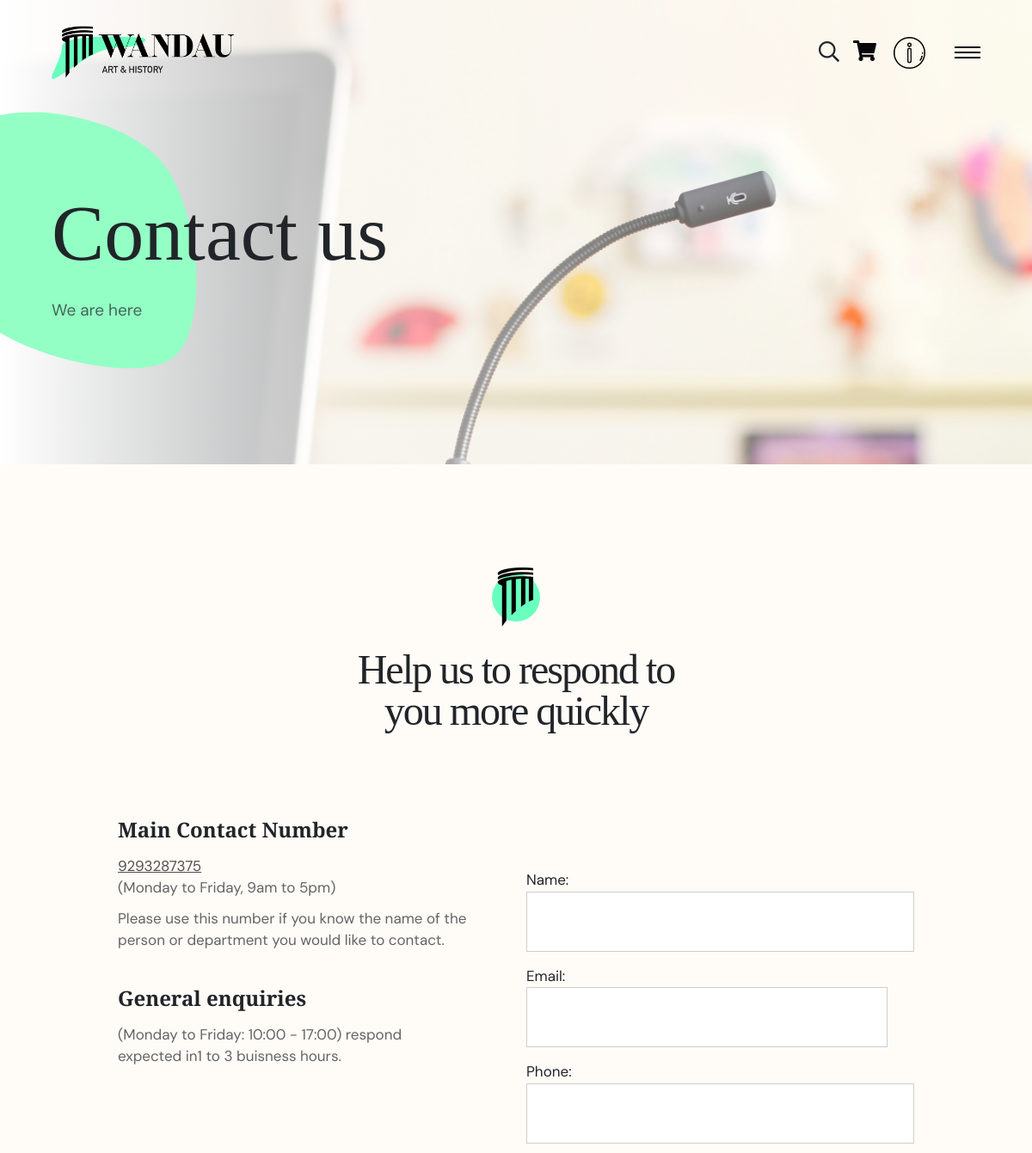
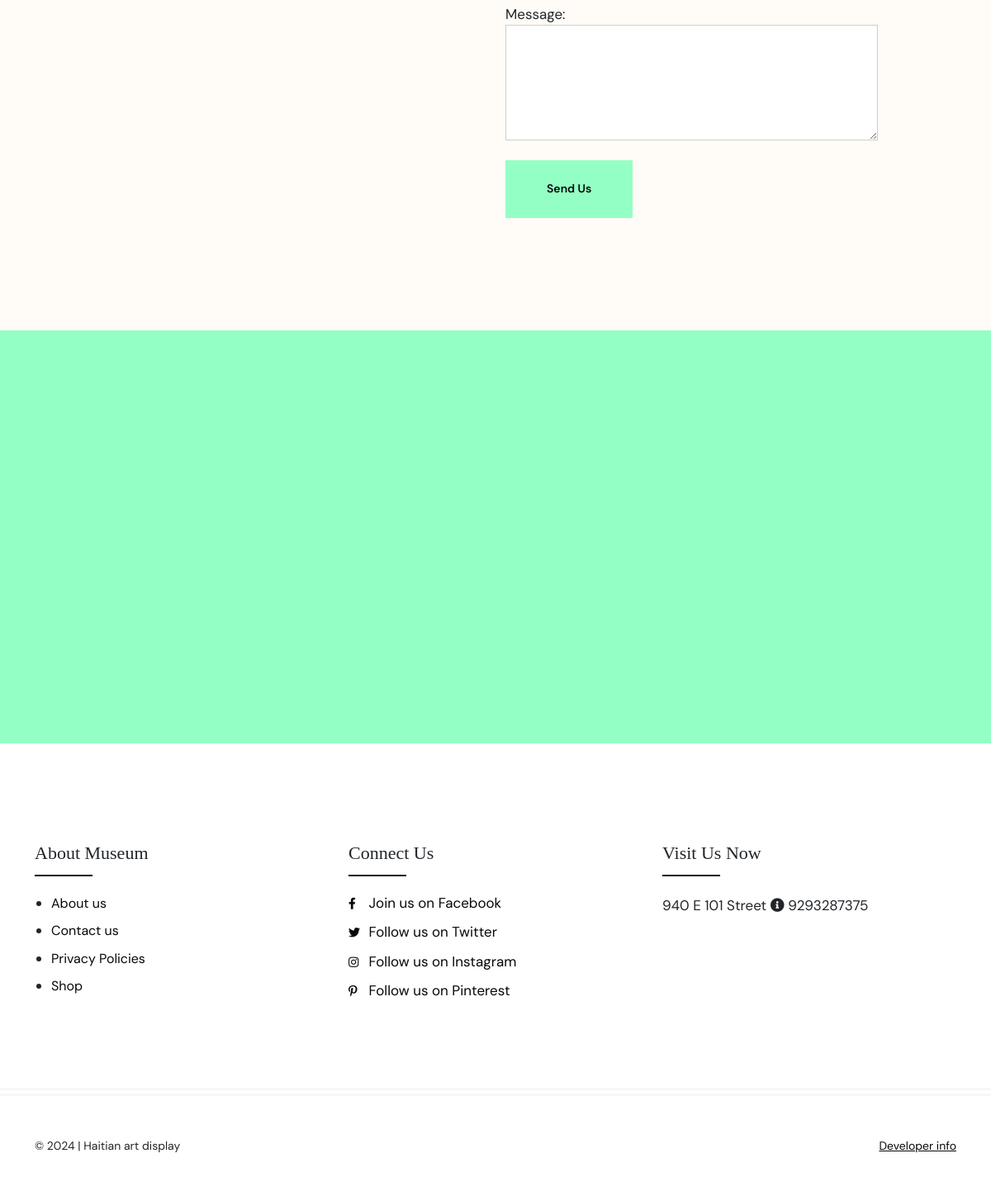
Page /contact/ on the committed database (2 pictures, top to bottom).
### core/models.py (models this page shows, shortened)
class Setting(models.Model):
    name = models.CharField(max_length=255)
    home_painting_hero_1= models.ForeignKey(Painting, on_delete=models.CASCADE, related_name='home_painting_1',)
    home_painting_hero_2= models.ForeignKey(Painting, on_delete=models.CASCADE, related_name='home_painting_2', )
    home_painting_hero_3= models.ForeignKey(Painting, on_delete=models.CASCADE, related_name='home_painting_3', )
    home_painting_list_1= models.ForeignKey(Painting, on_delete=models.CASCADE, related_name='home_painting_4',)
    home_painting_list_2= models.ForeignKey(Painting, on_delete=models.CASCADE, related_name='home_painting_5',)
    home_painting_list_3= models.ForeignKey(Painting, on_delete=models.CASCADE, related_name='home_painting_6',)
    home_artist_1= models.ForeignKey(Artist, on_delete=models.CASCADE, related_name='home_artist_1',)
    home_artist_2= models.ForeignKey(Artist, on_delete=models.CASCADE, related_name='home_artist_2',)
    home_artist_3= models.ForeignKey(Artist, on_delete=models.CASCADE, related_name='home_artist_3',)
    home_image_section_1=models.ImageField(upload_to='settings/home_image_section')
    become_seller_video=models.FileField(upload_to='settings/become_seller_video')
    home_story_1_image=models.ImageField(upload_to='settings/home_story_1_image')
    home_story_1_title=models.CharField(max_length=255)
    home_story_2_image=models.ImageField(upload_to='settings/home_story_2_image')
    home_story_2_title=models.CharField(max_length=255)
    home_story_3_image=models.ImageField(upload_to='settings/home_story_3_image')
    home_story_3_title=models.CharField(max_length=255)
    home_story_4_image=models.ImageField(upload_to='settings/home_story_4__image')
    home_story_4_title=models.CharField(max_length=255)
    home_story_5_image=models.ImageField(upload_to='settings/home_story_5_image')
    home_story_5_title=models.CharField(max_length=255)
    core_value_1_title=models.CharField(max_length=255)
    core_value_1_title_description=models.TextField()
    core_value_1_image=models.ImageField(upload_to='settings/core_value_1_image')
    core_value_2_title=models.CharField(max_length=255)
    core_value_2_title_description=models.TextField()
    core_value_2_image=models.ImageField(upload_to='settings/core_value_2_image')
    core_value_3_title=models.CharField(max_length=255)
    core_value_3_title_description=models.TextField()
    core_value_4_image=models.ImageField(upload_to='settings/core_value_3_image')
    testimony_1=models.ForeignKey(Testemonial, on_delete=models.CASCADE, related_name='testemony_1',)
    testimony_2=models.ForeignKey(Testemonial, on_delete=models.CASCADE,related_name='testemony_2')
    testimony_3=models.ForeignKey(Testemonial, on_delete=models.CASCADE, related_name='testemony_3')
    hero_about_us_image=models.ImageField(upload_to='settings/hero_about_us_image')
    hero_about_us_description=models.CharField(max_length=100)
    about_image_1=models.ImageField(upload_to='settings/about_image_1')
    about_image_2=models.ImageField(upload_to='settings/about_image_2')
    about_image_3=models.ImageField(upload_to='settings/about_image_3')
    about_story=models.TextField()
    email=models.EmailField()
    address=models.TextField()
    phone=models.CharField(max_length=255)
    facebook=models.URLField(null=True, blank=True)
    twitter=models.URLField(null=True, blank=True)
    instagram=models.URLField(null=True, blank=True)
    pinterest=models.URLField(null=True, blank=True)
    open_hours=models.TextField()
    preview_image=models.ImageField(upload_to='settings/preview_image')
    team=models.ManyToManyField(Artist, related_name='team')
    hero_contact_image=models.ImageField(upload_to='settings/hero_contact_image')
    contact_description=models.TextField()
    show=models.BooleanField()

### core/views.py (the view)
# urls.py: path('contact/', views.contact, name='contact'),
def contact(request):
    if request.method == 'POST':
        form = ContactRequestForm(request.POST)
        if form.is_valid():
            contact_request = form.save()
            send_mail(
                subject=f"New Contact Request from {contact_request.name}",
                message=(
                    f"Name: {contact_request.name}\n"
                    f"Email: {contact_request.email}\n"
                    f"Phone: {contact_request.phone}\n\n"
                    f"Message:\n{contact_request.message}"
                ),
                from_email=settings.DEFAULT_FROM_EMAIL,
                recipient_list=[settings.DEFAULT_FROM_EMAIL],
            )
            messages.success(request, 'Thank you for contacting us. We will respond shortly.')
            return redirect('contact')
    else:
        form = ContactRequestForm()
    return render(request, 'contact.html', {'form': form})

### core/forms.py
class ContactRequestForm(forms.ModelForm):
    class Meta:
        model = ContactRequest
        fields = ['name', 'email', 'phone', 'message']

### core/context_processors.py (called while the page is built)
def settings_context(request):
    try :
        print(Setting.objects.get(show=True).home_painting_list_1.slug)
        return {
            'setting': Setting.objects.get(show=True)
        }
    except Setting.DoesNotExist:
        return {}

### templates/contact.html (shortened to what this page needs)
{% extends 'base.html' %}
 {% load static %}
  {% block body %}
  {% include 'components/header.html' with background_image=setting.hero_contact_image.url title='Contact us' description=setting.contact_description  %}
<section class="content-section" data-background="#fffbf7">
  <div class="container">
    <div class="row justify-content-center">
      <div class="col-12">
        <div class="section-title text-center">
          <figure><img src="{% static 'images/title-shape.png' %}" alt="Image" /></figure>
          <h2>
            Help us to respond to <br />
            you more quickly
          </h2>
        </div>
      </div>
      <div class="col-lg-5">
        <div class="contact-box">
          <h6>Main Contact Number</h6>
          <p><a href="tel:{{setting.phone }}">{{setting.phone}}</a> (Monday to Friday, 9am to 5pm)</p>
          <p>
            Please use this number if you know the name of the person or
            department you would like to contact.
          </p>
        </div>
        <div class="contact-box">
          <h6>General enquiries</h6>
          <p>
            <a href="mailto:{{setting.email}}"></a>(Monday to
            Friday: 10:00 - 17:00) respond expected in1 to 3 buisness hours.
          </p>
        </div>
      </div>
      <div class="col-lg-5">
        <div class="contact-form">
          <form method="post">
            <div class="mb-3">
                {{ form.name.label_tag }} <br>{{ form.name }}
            </div>
            <div class="mb-3">
                {{ form.email.label_tag }} <br>{{ form.email }}
            </div>
            <div class="mb-3">
                {{ form.phone.label_tag }} {{ form.phone }}
            </div>
            <div class="mb-3">
                {{ form.message.label_tag }} {{ form.message }}
            </div>
            <div class="mb-3">
                <input type="submit" value="Send Us" class="btn btn-primary" />
            </div>
        </form>
        </div>
      </div>
    </div>
  </div>
</section>
<div class="google-maps">
  <iframe
    src="https://www.google.com/maps/embed?pb=!1m18!1m12!1m3!1d10202.81803653302!2d30.552083977692742!3d50.4247130103151!2m3!1f0!2f0!3f0!3m2!1i1024!2i768!4f13.1!3m3!1m2!1s0x40d4cf73cbd2db91%3A0x8141e376ee29dd50!2sZvirynetske%20Cemetery!5e0!3m2!1str!2str!4v1614660000205!5m2!1str!2str"
  ></iframe>
</div>
{% endblock %}

### templates/base.html (shortened to what this page needs)
{% load static %}
<!DOCTYPE html>
<html lang="en">
<head>
    <link rel="stylesheet" href=" {% static 'css/fontawesome.min.css' %}" />
    <link rel="stylesheet" href=" {% static 'css/odometer.min.css' %}" />
    <link rel="stylesheet" href=" {% static 'css/fancybox.min.css' %}" />
    <link rel="stylesheet" href=" {% static 'css/swiper.min.css' %}" />
    <link rel="stylesheet" href=" {% static 'css/bootstrap.min.css' %}" />
    <link rel="stylesheet" href=" {% static 'css/style.css' %}" />
</head>
<body>
  <div class="smooth-scroll">
    <div class="section-wrapper" data-scroll-section>
      <nav class="navbar">
        <div class="logo">
          <a href="{% url 'home' %}"> <img src="{% static 'images/logo.png' %}" alt="Image" /> </a>
        </div>
        <div class="search-button"><i class="far fa-search" style="font-size: x-large;"></i></div>
        <div class="m-3">
          <a href="{% url 'cart' %}"><i class="fa fa-shopping-cart" style="font-size: x-large;"
              aria-hidden="true"></i></a>
        </div>
        <a href="{% url 'account' %}" class="m-1">
          <img src="{% static 'images/icon04.png' %}" alt="Image" height="37" />
        </a>
        <div class="hamburger-menu">
          <svg class="hamburger" width="30" height="30" viewBox="0 0 30 30">
            <path class="line line-top" d="M0,9h30" />
            <path class="line line-center" d="M0,15h30" />
            <path class="line line-bottom" d="M0,21h30" />
          </svg>
        </div>
      </nav>
      {% block body %}
      {% endblock %}
      <footer class="footer">
        <div class="container">
          <div class="row">
            <div class="col-lg-4 col-md-6">
              <h6 class="widget-title">About Museum</h6>
              <ul class="footer-menu">
                <li><a href="{% url 'about' %}">About us </a></li>
                <li><a href="{% url 'contact' %}">Contact us</a></li>
                <li><a href="#">Privacy Policies</a></li>
                <li><a href="{% url 'painting_list' %}">Shop</a></li>
              </ul>
            </div>
            <div class="col-lg-4 col-md-6">
              <h6 class="widget-title">Connect Us</h6>
              <ul class="social-media">
                {% if setting.facebook %}
                <li>
                  <a href="{{setting.facebook}}"><i class="fab fa-facebook-f"></i> Join us on Facebook</a>
                </li>
                {% endif %}
                {% if setting.twitter %}
                <li>
                  <a href="{{setting.twitter}}"><i class="fab fa-twitter"></i> Follow us on Twitter</a>
                </li>
                {% endif %}
                {% if setting.instagram %}
                <li>
                  <a href="{{setting.instagram}}"><i class="fab fa-instagram"></i> Follow us on Instagram</a>
                </li>
                {% endif %}
                {% if setting.pinterest %}
                <li>
                  <a href="{{setting.pinterest}}"><i class="fab fa-pinterest-p"></i> Follow us on Pinterest</a>
                </li>
                {% endif %}
              </ul>
            </div>
            <div class="col-lg-4">
              <h6 class="widget-title">Visit Us Now</h6>
              <address class="address">
                {{setting.address}}
                <i class="fas fa-info-circle"></i> {{setting.phone}}
              </address>
            </div>
          </div>
        </div>
        <div class="footer-bottom">
          <div class="container">
            <span class="copyright">© <span id="current-year"></span> | Haitian art display</span>
            <span class="creation"> <a href="https://jeanmaryisai.online">Developer info</a></span>
          </div>
        </div>
      </footer>
    </div>
  </div>
</body>
</html>

### templates/components/header.html
{% load static %}
<header class="page-header gradient" data-background="{{background_image}}">
    <div class="inner">
      <svg width="580" height="400" class="svg-morph">
        <path id="svg_morph" d="m261,30.4375c0,0 114,6 151,75c37,69 37,174 6,206.5625c-31,32.5625 -138,11.4375 -196,-19.5625c-58,-31 -86,-62 -90,-134.4375c12,-136.5625 92,-126.5625 129,-127.5625z" />
      </svg>
      <h1>{{ title }}</h1>
      <p>{{ description | safe }}</p>
    </div>
</header>

### templates/base.html (style rules this page uses)
.btn { border-radius: 0; padding: 15px 20px; }

### rows in the picture
Setting: contact_description "We are here", phone "9293287375", address "940 E 101 Street"

### other values in the picture
{{ title }} "Contact us"
